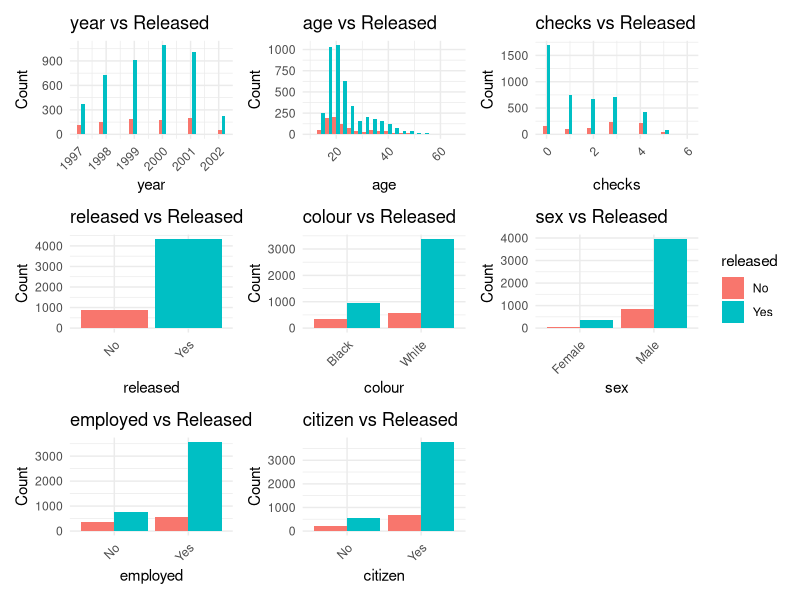

This chart was generated by the following R code:
## ---- chunk 1
library(effects)
library(ggplot2)
library(GGally)
library(patchwork)
## ---- chunk 2
# Load the data
data(Arrests)

# Create individual plots for continuous variables
plot_continuous <- function(data, x_var) {
  ggplot(data, aes_string(x = x_var)) +
    geom_histogram(aes(fill = released), bins = 20, position = "dodge") +
    labs(title = paste(x_var, "vs Released"),
         x = x_var,
         y = "Count") +
    theme_minimal() +
    theme(axis.text.x = element_text(angle = 45, hjust = 1))
}

# Create plots for categorical variables
plot_categorical <- function(data, x_var) {
  ggplot(data, aes_string(x = x_var, fill = "released")) +
    geom_bar(position = "dodge") +
    labs(title = paste(x_var, "vs Released"),
         x = x_var,
         y = "Count") +
    theme_minimal() +
    theme(axis.text.x = element_text(angle = 45, hjust = 1))
}

# Identify continuous and categorical variables
continuous_vars <- sapply(Arrests, is.numeric)
categorical_vars <- sapply(Arrests, is.factor)

# Exclude 'released' from continuous variables
continuous_vars <- continuous_vars & (names(Arrests) != "released")

# Create plots
cont_plots <- lapply(names(Arrests)[continuous_vars], function(var) plot_continuous(Arrests, var))
cat_plots <- lapply(names(Arrests)[categorical_vars], function(var) plot_categorical(Arrests, var))

# Combine plots using patchwork
final_plot <- Reduce(`+`, c(cont_plots, cat_plots)) + 
  plot_layout(ncol = 3, guides = "collect")

# Display the plot
print(final_plot)
